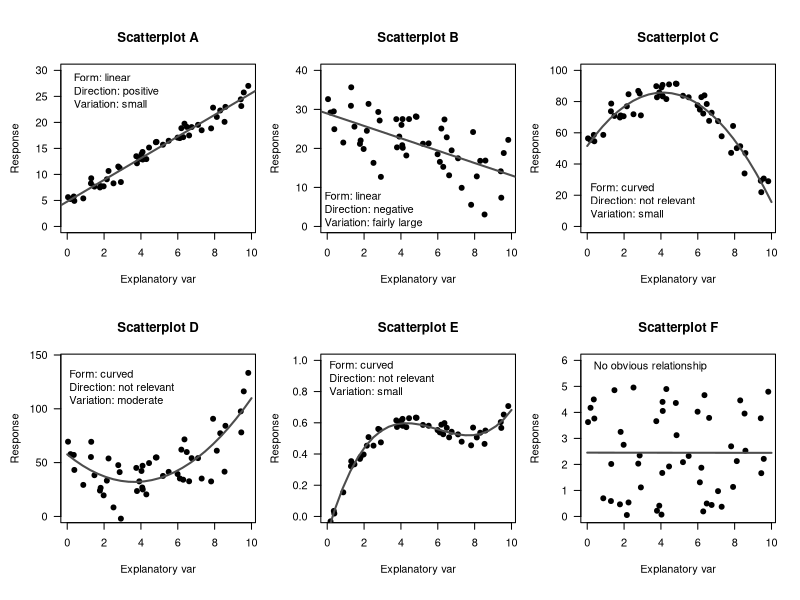

Write R code to recreate this figure.
## ---- chunk 1
par( mfrow = c(2, 3),
     omi = c(0, 0, 0, 0) + 0.1) # OUTSIDE margins


plot.colour <- grey(0.3)
 
set.seed(2300)
x <- runif(50, 
           min = 0, 
           max = 10)
y <- (2 * x) + 5 + rnorm( length(x), 0, 1)

par(  mar = c(5, 3.75, 4, 1) + 0.1) # DEFAULT: c(5, 4, 4, 2) + 0.1.
plot( y ~ x,
      pch = 19,
      las = 1,
      ylim = c(0, 30),
      xlab = "Explanatory var",
      ylab = "Response",
      main = "Scatterplot A"
)
abline( coef(lm( y ~ x )), 
        lwd = 2, 
       col = plot.colour)

text(0, 25, 
     pos = 4,
     "Form: linear\nDirection: positive\nVariation: small")

########

set.seed(2300)
x <- runif(50,
           min = 0, 
           max = 10)
y <- (-2 * x) + 5 + rnorm( length(x), 0, 5) + 25

par(  mar = c(5, 3.75, 4, 1) + 0.1) # DEFAULT: c(5, 4, 4, 2) + 0.1.
plot( y ~ x,
      pch = 19,
      las = 1,
      ylim = c(0, 40),
      xlab = "Explanatory var",
      ylab = "Response",
      main = "Scatterplot B"
)
abline( coef(lm( y ~ x )), 
        lwd = 2, 
       col = plot.colour)

text(-0.5, 3, 
     pos = 4,
     "Form: linear\nDirection: negative\nVariation: fairly large")


########

set.seed(2300)
x <- runif(50, 
           min = 0, 
           max = 10)
y <- -2 * (x - 4)^2 + 5 + rnorm( length(x), 0, 5) + 80

par(  mar = c(5, 3.75, 4, 1) + 0.1) # DEFAULT: c(5, 4, 4, 2) + 0.1.

plot( y ~ x,
      pch = 19,
      las = 1,
      ylim = c(0, 100),
      xlab = "Explanatory var",
      ylab = "Response",
      main = "Scatterplot C"
)
mod.curve <- lm( y ~ poly(x, 2) )

xnew <- seq(0, 10, 
            length = 25)
newdata <- data.frame(x = xnew)
ynew <- predict( mod.curve, 
                 newdata = newdata)

lines( ynew ~ xnew, 
       lwd = 2, 
       col = plot.colour)

text(-0.2, 13, 
     pos = 4,
     "Form: curved\nDirection: not relevant\nVariation: small")


########

set.seed(2300)
x <- runif(50, 
           min = 0, 
           max = 10)
y <- 2 * (x - 4)^2 + 5 + rnorm( length(x), 0, 15) + 25

par(  mar = c(5, 3.75, 4, 1) + 0.1) # DEFAULT: c(5, 4, 4, 2) + 0.1.

plot( y ~ x,
      pch = 19,
      las = 1,
      ylim = c(0, 145),
      xlab = "Explanatory var",
      ylab = "Response",
      main = "Scatterplot D"
)
mod.curve <- lm( y ~ poly(x, 2) )

xnew <- seq(0, 10, 
            length = 25)
newdata <- data.frame(x = xnew)
ynew <- predict( mod.curve, 
                 newdata = newdata)

lines( ynew ~ xnew, 
       lwd = 2, 
       col = plot.colour)

text(-0.25, 115, 
     pos = 4,
     "Form: curved\nDirection: not relevant\nVariation: moderate")

########

set.seed(2300)
x <- runif(50, 
           min = 0, 
           max = 10) 
y <- 2 * (x - 5)^3 - 6 * (x - 3)^2 + (12 * x) + 5 + rnorm( length(x), 0, 15) + 250
y <- y/500

par(  mar = c(5, 3.75, 4, 1) + 0.1) # DEFAULT: c(5, 4, 4, 2) + 0.1.

plot( y ~ x,
      pch = 19,
      las = 1,
      ylim = c(0, 1),
      xlab = "Explanatory var",
      ylab = "Response",
      main = "Scatterplot E"
)
mod.curve <- lm( y ~ poly(x, 3) )

xnew <- seq(0, 10, 
            length = 25)
newdata <- data.frame(x = xnew)
ynew <- predict( mod.curve, 
                 newdata = newdata)

lines( ynew ~ xnew, 
       lwd = 2, 
       col = plot.colour)

text(-0.25, 0.85, 
     pos = 4,
     "Form: curved\nDirection: not relevant\nVariation: small")



set.seed(2300)
x <- runif(50, 
           min = 0, 
           max = 10) 
y <- runif(50, 
           min = 0, 
           max = 5)

par(  mar = c(5, 3.75, 4, 1) + 0.1) # DEFAULT: c(5, 4, 4, 2) + 0.1.

plot( y ~ x,
      pch = 19,
      las = 1,
      ylim = c(0, 6),
      xlab = "Explanatory var",
      ylab = "Response",
      main = "Scatterplot F"
)
mod.curve <- lm( y ~ poly(x, 1) )

xnew <- seq(0, 10, 
            length = 25)
newdata <- data.frame(x = xnew)
ynew <- predict( mod.curve, 
                 newdata = newdata)

lines( ynew ~ xnew, 
       lwd = 2, 
       col = plot.colour)

text(0, 5.75, 
     "No obvious relationship", 
     pos = 4)
